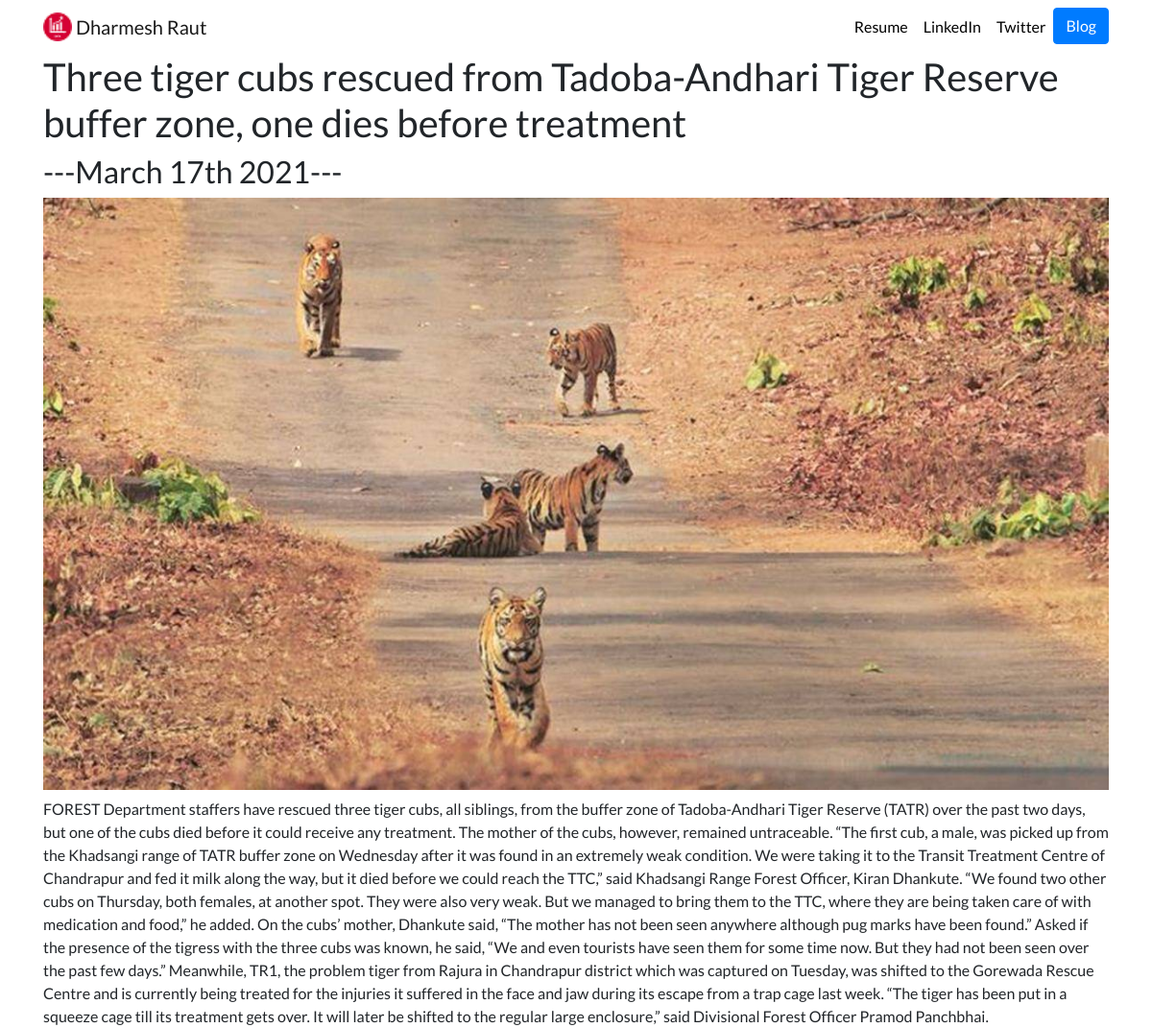
The app's page /blog/2/ with its own data.
### blog/models.py (models this page shows, shortened)
class Blog(models.Model):
    title = models.CharField(max_length= 100)
    blog_date = models.DateField(auto_now= True)
    image = models.ImageField(upload_to='portfolio/images/', blank= True)
    description = models.TextField()

### blog/views.py (the view)
# urls.py: path('<int:blog_id>/', views.detail, name='detail'),
def detail(request, blog_id):
    blog = get_object_or_404(Blog, pk=blog_id)
    return render (request, 'blog/detail.html', {'blog':blog})

### blog/templates/blog/detail.html
{% extends 'portfolio/base.html'%}
{% block content %}
<h1>{{ blog.title}}</h1>
<h2>---{{blog.blog_date|date:'F jS Y'}}---</h2>
<img src="{{ blog.image.url }}" class="img-fluid mb-2">
<br>
{{ blog.description|safe}}
{% endblock%}

### portfolio/static/portfolio/custom.css (style rules this page uses)
body { font-family: 'Lato', sans-serif; }

### records on screen
Blog: title "Three tiger cubs rescued from Tadoba-Andhari Tiger Reserve buffer zone, one dies before treatment", blog_date "March 17th 2021", image (picture), description "FOREST Department staffers have rescued three tiger cubs, all siblings, from the buffer zone of Tadoba-Andhari Tiger Reserve (TATR) over the past two days, but one of the cubs died before it could receive any treatment. The mother of the cubs, however, remained untraceable. “The first cub, a male, was picked up from the Khadsangi range of TATR buffer zone on Wednesday after it was found in an extremely weak condition. We were taking it to the Transit Treatment Centre of Chandrapur and fed it milk along the way, but it died before we could reach the TTC,” said Khadsangi Range Forest Officer, Kiran Dhankute. “We found two other cubs on Thursday, both females, at another spot. They were also…"
